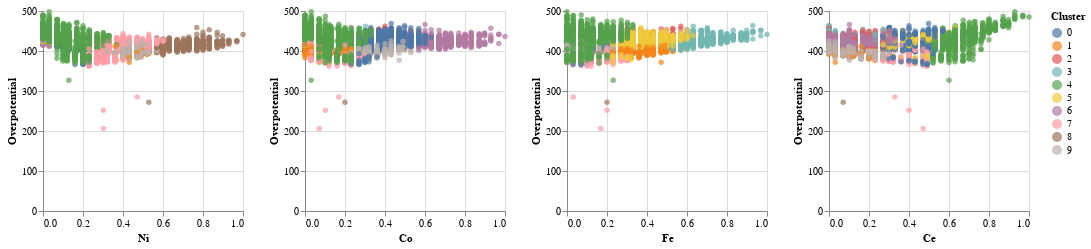

The cell this chart's notebook holds for it:
### Code cell
input_dropdown = alt.binding_select(options=['0','1','2', '3', '4', '5', '6', '7', '8'])
selection = alt.selection_single(fields=['Cluster'], bind=input_dropdown, name='Number ')
color = alt.condition(selection,
                    alt.Color('Cluster:N'),
                    alt.value('lightgray'))

chart = alt.Chart(Cluster_Visualization).mark_circle().encode(
    x='Ni',
    y='Overpotential',
    color=color,
    tooltip=['Ni', 'Fe', 'Co', 'Ce']
).properties(
    width=200,
    height=200
).add_selection(
    selection
)

chart | chart.encode(x='Co') | chart.encode(x='Fe') | chart.encode(x='Ce')

### Figure 1 — Vega-Lite specification as saved in the notebook (floating-point values rounded to 4 significant figures; data arrays with more than 128 entries replaced by an {"elided": "..."} marker saying what was removed)
{"$schema": "https://vega.github.io/schema/vega-lite/v2.6.0.json", "config": {"view": {"height": 300, "width": 400}}, "datasets": {"data-37117e2dd45919b19c68475a9d8a6afc": {"elided": "6074 records"}}, "hconcat": [{"data": {"name": "data-37117e2dd45919b19c68475a9d8a6afc"}, "encoding": {"color": {"condition": {"field": "Cluster", "selection": "Number ", "type": "nominal"}, "value": "lightgray"}, "tooltip": [{"field": "Ni", "type": "quantitative"}, {"field": "Fe", "type": "quantitative"}, {"field": "Co", "type": "quantitative"}, {"field": "Ce", "type": "quantitative"}], "x": {"field": "Ni", "type": "quantitative"}, "y": {"field": "Overpotential", "type": "quantitative"}}, "height": 200, "mark": "circle", "selection": {"Number ": {"bind": {"input": "select", "options": ["0", "1", "2", "3", "4", "5", "6", "7", "8"]}, "empty": "all", "fields": ["Cluster"], "on": "click", "resolve": "global", "type": "single"}}, "width": 200}, {"data": {"name": "data-37117e2dd45919b19c68475a9d8a6afc"}, "encoding": {"color": {"condition": {"field": "Cluster", "selection": "Number ", "type": "nominal"}, "value": "lightgray"}, "tooltip": [{"field": "Ni", "type": "quantitative"}, {"field": "Fe", "type": "quantitative"}, {"field": "Co", "type": "quantitative"}, {"field": "Ce", "type": "quantitative"}], "x": {"field": "Co", "type": "quantitative"}, "y": {"field": "Overpotential", "type": "quantitative"}}, "height": 200, "mark": "circle", "selection": {"Number ": {"bind": {"input": "select", "options": ["0", "1", "2", "3", "4", "5", "6", "7", "8"]}, "empty": "all", "fields": ["Cluster"], "on": "click", "resolve": "global", "type": "single"}}, "width": 200}, {"data": {"name": "data-37117e2dd45919b19c68475a9d8a6afc"}, "encoding": {"color": {"condition": {"field": "Cluster", "selection": "Number ", "type": "nominal"}, "value": "lightgray"}, "tooltip": [{"field": "Ni", "type": "quantitative"}, {"field": "Fe", "type": "quantitative"}, {"field": "Co", "type": "quantitative"}, {"field": "Ce", "type": "quantitative"}], "x": {"field": "Fe", "type": "quantitative"}, "y": {"field": "Overpotential", "type": "quantitative"}}, "height": 200, "mark": "circle", "selection": {"Number ": {"bind": {"input": "select", "options": ["0", "1", "2", "3", "4", "5", "6", "7", "8"]}, "empty": "all", "fields": ["Cluster"], "on": "click", "resolve": "global", "type": "single"}}, "width": 200}, {"data": {"name": "data-37117e2dd45919b19c68475a9d8a6afc"}, "encoding": {"color": {"condition": {"field": "Cluster", "selection": "Number ", "type": "nominal"}, "value": "lightgray"}, "tooltip": [{"field": "Ni", "type": "quantitative"}, {"field": "Fe", "type": "quantitative"}, {"field": "Co", "type": "quantitative"}, {"field": "Ce", "type": "quantitative"}], "x": {"field": "Ce", "type": "quantitative"}, "y": {"field": "Overpotential", "type": "quantitative"}}, "height": 200, "mark": "circle", "selection": {"Number ": {"bind": {"input": "select", "options": ["0", "1", "2", "3", "4", "5", "6", "7", "8"]}, "empty": "all", "fields": ["Cluster"], "on": "click", "resolve": "global", "type": "single"}}, "width": 200}]}
